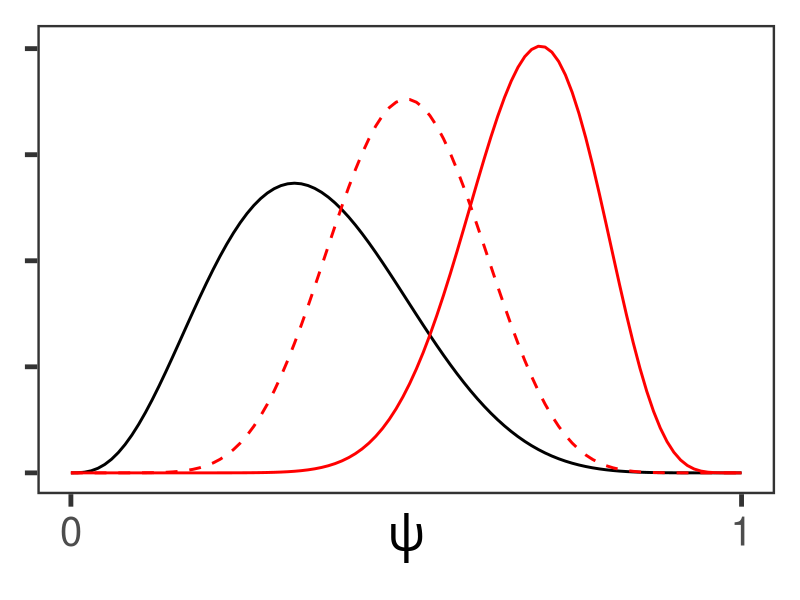
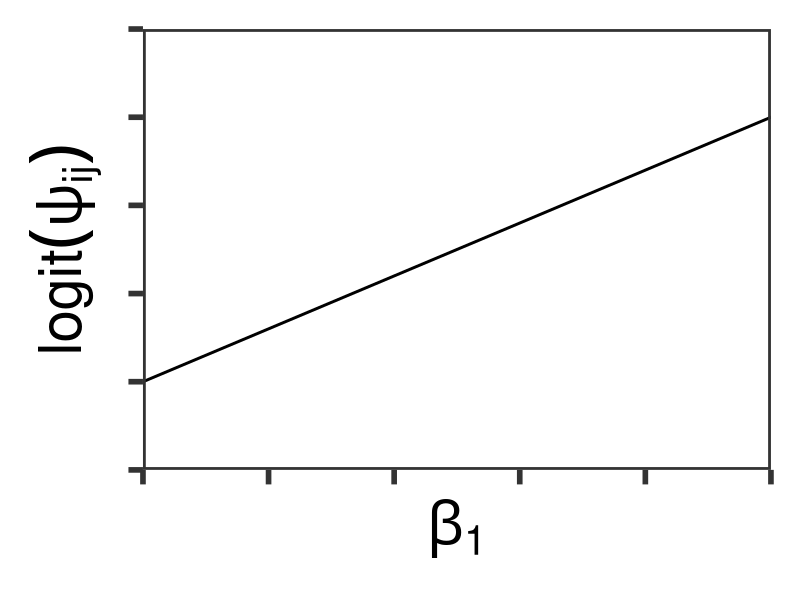
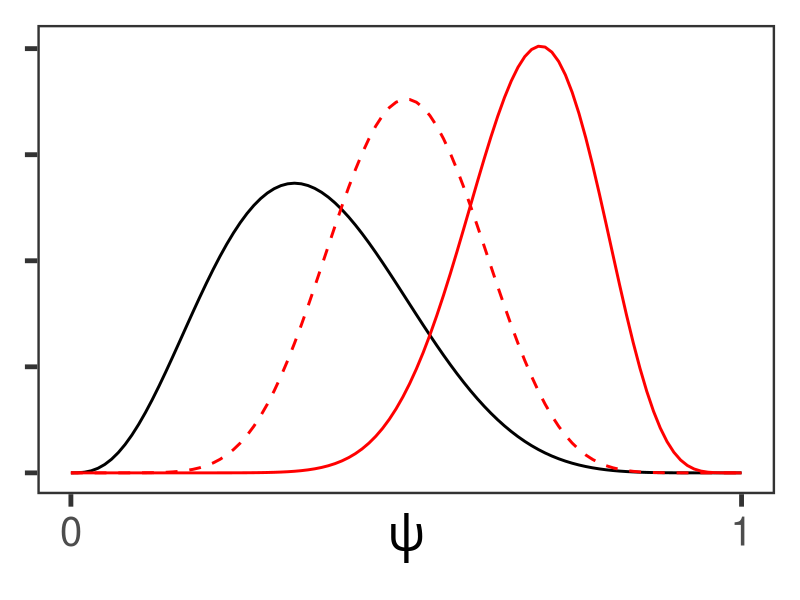
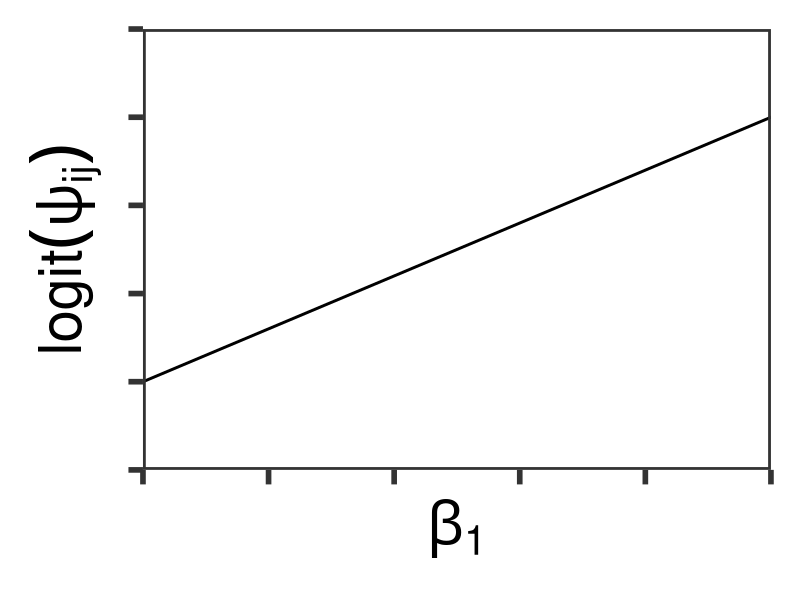

The R source for these figures, in order:
# Creating example figures
# Part of fig. S1; prior augmentation manuscript
# Summer 2021

# Load package
library(tidyverse)

# Sample occupancy distribution
ggplot()+
  stat_function(fun = dbeta, n = 100, args = list(shape1 = 4, shape2 = 7),
                size = 1)+
  stat_function(fun = dbeta, n = 100, args = list(shape1 = 15, shape2 = 7), 
                color = "red", size = 1)+
  stat_function(fun = dbeta, n = 100, args = list(shape1=10, shape2=10),
                color = "red", linetype = "dashed", size = 1)+
  scale_x_continuous(breaks = c(0, 1))+
  labs(x = expression(psi))+
  theme_bw(base_size = 36)+
  theme(panel.grid = element_blank(), axis.title.y = element_blank(),
        axis.text.y = element_blank(), 
        axis.title.x = element_text(margin = margin(t = -30, r = 0, b = 0, 
                                                    l = 0)))

ggsave(filename = 'sampledist.jpeg', dpi = 600, width = 6, height = 4)

# Create sample environmental covariate figure
ggplot()+
  geom_abline(slope = 0.6, intercept = 1, size = 1)+
  scale_x_continuous(limits = c(0,5), expand = c(0,0))+
  scale_y_continuous(limits = c(0,5), expand = c(0,0))+
  labs(x = expression(beta[1]), y = expression(logit(psi[ij])))+
  theme_bw(base_size = 42)+
  theme(panel.grid = element_blank(), axis.text = element_blank())

ggsave(filename = "samplecov.jpeg", dpi = 600, width = 6, height = 4)
